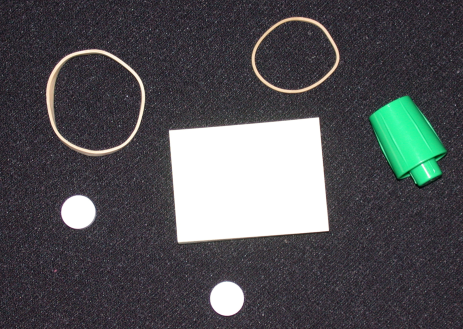
%> input picture 作业3/asset/image/rubberband_cap.png, 463 x 329 px
$ octave edge_test.m   (GNU Octave 9; MATLAB toolbox functions it lacks are replaced by stand-ins)
%> lines starting %> are read from the running program, lines starting %| are printed output that depends on the picture; in (x1, y1, x2, y2) boxes, pixels count from 0 and x2, y2 are one past the last pixel; in counts of white or black regions, pixels touching at a corner belong together; the program's own positions count from 1
### 作业3/code/Robert.m
function output = Robert(input,scale,~)

[m,n]=size(input);
gx=zeros(m-1,n-1);
gy=zeros(m-1,n-1);
for i=1:m-1
    for j=1:n-1
        gx(i,j)=input(i+1,j+1)-input(i,j);
        gy(i,j)=input(i+1,j)-input(i,j+1);
    end
end
g=gx.^2+gy.^2;
thresh=scale*mean(g(:),'double');
output=g>thresh;
end

### 作业3/code/Prewitt.m
function output = Prewitt(input,scale,~)

[m,n]=size(input);
gx=zeros(m-2,n-2);
gy=zeros(m-2,n-2);
for i=1:m-2
    for j=1:n-2
        gx(i,j)=input(i+2,j)+input(i+2,j+1)+input(i+2,j+2)-input(i,j)-input(i,j+1)-input(i,j+1);
        gy(i,j)=input(i,j+2)+input(i+1,j+2)+input(i+2,j+2)-input(i,j)-input(i+1,j)-input(i+2,j);
    end
end
g=gx.^2+gy.^2;
thresh=scale*mean(g(:),'double');
output=g>thresh;
end

### 作业3/code/Sobel.m
function output = Sobel(input,scale,~)
[m,n]=size(input);
gx=zeros(m-2,n-2);
gy=zeros(m-2,n-2);
for i=1:m-2
    for j=1:n-2
        gx(i,j)=input(i+2,j)+2*input(i+2,j+1)+input(i+2,j+2)-input(i,j)-2*input(i,j+1)-input(i,j+1);
        gy(i,j)=input(i,j+2)+2*input(i+1,j+2)+input(i+2,j+2)-input(i,j)-2*input(i+1,j)-input(i+2,j);
    end
end
g=gx.^2+gy.^2;
thresh=scale*mean(g(:),'double');
output=g>thresh;
end

### 作业3/code/Marr.m
function output = Marr(input,scale,sigma)
[m,n] = size(input);
output = false(m,n);
%生成LoG滤波器
LoG = fspecial('log',ceil(sigma*3) * 2 + 1,sigma);
LoG = LoG - mean(LoG(:));
%卷积
g = imfilter(input,LoG,'replicate');
%设置阈值
thresh = scale * mean(abs(g(:)));
%寻找零交叉点
for i=2:m-1
    for j=2:n-1
        if(g(i,j)*g(i+1,j+1)<0 && abs(g(i,j)-g(i+1,j+1))>thresh)
            output(i,j)=1;
        end
        if(g(i,j)*g(i+1,j)<0 && abs(g(i,j)-g(i+1,j))>thresh)
            output(i,j)=1;
        end
        if(g(i,j)*g(i,j+1)<0 && abs(g(i,j)-g(i,j+1))>thresh)
            output(i,j)=1;
        end
    end
end

end

### 作业3/code/Canny.m
function [output] = Canny(input,low,sigma)
%对图像进行高斯模糊
N = ceil(sigma*3) * 2 + 1;
gauss=Gauss(sigma,N,N);
img= imfilter(input, gauss, 'replicate');
%使用Sobel算子卷积，近似求图像梯度
[m,n]=size(img);
gx=zeros(m-2,n-2);
gy=zeros(m-2,n-2);
for i=1:m-2
    for j=1:n-2
        gx(i,j)=img(i+2,j)+2*img(i+2,j+1)+img(i+2,j+2)-img(i,j)-2*img(i,j+1)-img(i,j+1);
        gy(i,j)=img(i,j+2)+2*img(i+1,j+2)+img(i+2,j+2)-img(i,j)-2*img(i+1,j)-img(i+2,j);
    end
end
%梯度大小与方向
M = sqrt(gx.*gx+gy.*gy);
a = atan2d(gy,gx);
dir=zeros(m-2,n-2);
dir((-22.5<=a&a<22.5)|(abs(a)>=157.5))=1;%水平边缘，垂直梯度
dir((-157.5<a&a<=-112.5)|(22.5<=a&a<67.5))=2;%-45度边缘
dir((-112.5<a&a<=-67.5)|(67.5<=a&a<112.5))=3;%垂直边缘，水平梯度
dir((-67.5<a&a<-22.5)|(112.5<=a&a<157.5))=4;%+45度边缘

[m,n] = size(M);
%非最大抑制
gn = zeros(m,n);
for i=2:1:m-1
    for j=2:1:n-1
        switch dir(i,j)
            case 1
                m1=M(i-1,j);
                m2=M(i+1,j);
            case 2
                m1=M(i-1,j-1);
                m2=M(i+1,j+1);
            case 3
                m1=M(i,j-1);
                m2=M(i,j+1);
            case 4
                m1=M(i-1,j+1);
                m2=M(i+1,j-1);
        end
        if(m1<M(i,j)&&m2<M(i,j))
            gn(i,j)=M(i,j);
        end
    end
end
%滞后阈值
low = low*mean(gn(:),'double');
%阈值比例固定为1:2.5
high = low * 2.5;
gnh=(gn>=high);
gnl=(gn>=low);
gnl = gnl-gnh;

output = gnh;
%连通性分析
for i=2:1:m-1
    for j=2:1:n-1
        if gnl(i,j)>0
            if(gnh(i-1,j-1)||gnh(i-1,j)||gnh(i-1,j+1)||gnh(i,j-1)||gnh(i,j+1)||gnh(i+1,j-1)||gnh(i+1,j)||gnh(i+1,j+1))
                output(i,j)=1;
            end
        end
    end
end

end

### 作业3/code/my_edgelinking.m
function output = my_edgelinking(input, row, col)
pos = [row,col];
%边缘每个点至多经过两次
img = 2 * input;
%对邻域的标号，顺时针遍历
% [ 2 ][ 3 ][ 4 ]
% [ 1 ][ X ][ 5 ]
% [ 8 ][ 7 ][ 6 ]
neighborhood = [ 0 -1; -1 -1; -1 0; -1 1; 0 1; 1 1; 1 0; 1 -1 ];
exitdir = [ 7 7 1 1 3 3 5 5 ];
%找到出发点，设置初次进入方向
for i=1:8
    tmp = pos + neighborhood(i,:);
    if img(tmp(1),tmp(2))
        initpos = tmp;
        initdir = exitdir(i);
        output = initpos;
        break;
    end
end
tmpdir = initdir;
%开始遍历追踪边缘
%第二次同方向回到出发点 或 邻域内无可经过边缘点 时终止
flag = true;
while flag
    flag = false;
    for i=1:8
        dir = mod(tmpdir+i-1,8);
        if dir == 0
            dir = 8;
        end
        %当前遍历到的点
        pos = tmp + neighborhood(dir);
        if img(pos(1),pos(2))>0
            %找到边缘点,可经过次数减一
            img(pos(1),pos(2))=img(pos(1),pos(2))-1;
            tmp = pos;
            %确定进入方向
            tmpdir = exitdir(dir);
            output = [output;tmp];
            flag = true;
            if all(tmp==initpos)&&(tmpdir==initdir)
                %同方向进入出发点，结束
                flag = false;
            end
            break;
        end
    end
end

end

### 作业3/code/my_edge.m
function output = my_edge(input,method,scale,sigma)
switch method
    case 1
        output = Robert(input,scale,sigma);
    case 2
        output = Prewitt(input,scale,sigma);
    case 3
        output = Sobel(input,scale,sigma);
    case 4
        output = Marr(input,scale,sigma);
    case 5
        output = Canny(input,scale,sigma);
end
end

### 作业3/code/Gauss.m
function H = Gauss(D0,P,Q)
%高斯滤波器
%D0为截止频率 P,Q为滤波器大小
u=-P/2:(P/2-1);
v=-Q/2:(Q/2-1);
[U,V]=meshgrid(u,v);
D=(U.^2+V.^2)/(2*D0*D0);
H=exp(-D);
H=H/sum(sum(H));
end

### 作业3/code/edge_test.m
clc; clear all;
% 读取测试图片
imgTest = im2double(imread('../asset/image/rubberband_cap.png'));
%imgTest = im2double(imread('../asset/image/noise.jpg'));
%imgTest = im2double(imread('../asset/image/ayu.jpg'));
%转为灰度图像
imgTestGray = rgb2gray(imgTest);

%调用边缘检测函数
%库函数
img_edge = edge(imgTestGray);
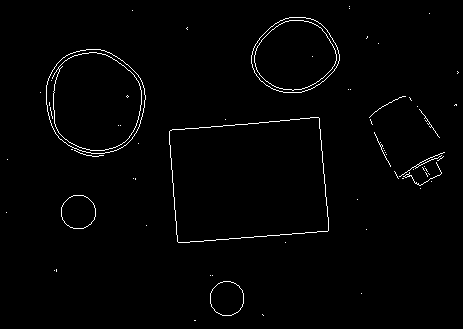
%> img_edge: size 329x463 logical; 1.4% white in thin lines or dots
%Robert算子
scale=5;
sigma = 0;
img_robert = my_edge(imgTestGray,1,scale,sigma);
%> in Robert, `thresh=scale*mean(g(:),'double');`: thresh = 0.0668
%> in Robert, `output=g>thresh;`: output: size 328x462 logical; 2.6% white in thin lines or dots
%Prewitt算子
scale=5;
sigma = 0;
img_prewitt = my_edge(imgTestGray,2,scale,sigma);
%> in Prewitt, `thresh=scale*mean(g(:),'double');`: thresh = 0.569
%> in Prewitt, `output=g>thresh;`: output: size 327x461 logical; 3.3% white in thin lines or dots
%Sobel算子
scale=5;
sigma = 0;
img_sobel = my_edge(imgTestGray,3,scale,sigma);
%> in Sobel, `thresh=scale*mean(g(:),'double');`: thresh = 1.06
%> in Sobel, `output=g>thresh;`: output: size 327x461 logical; 3.2% white in thin lines or dots
%Marr
sigma = 3;
scale = 0.75;
img_marr = my_edge(imgTestGray,4,scale,sigma);
%> in Marr, `g = imfilter(input,LoG,'replicate');`:
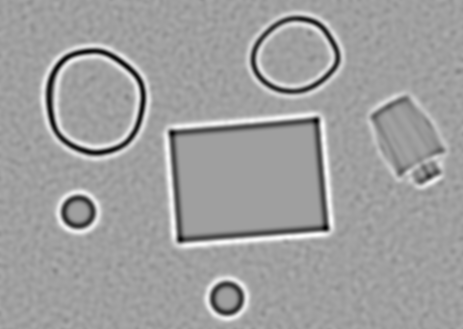
%> g: size 329x463 double; min -0.0348, max 0.0209, mean 1.51e-07; drawn with min black and max white
%> in Marr, `thresh = scale * mean(abs(g(:)));`: thresh = 0.00179
%> after the loop in Marr, `for i=2:m-1`: output: size 329x463 logical; 1.9% white in thin lines or dots, all inside (x1, y1, x2, y2) = (24, 12, 462, 324)
%Canny
sigma =2;
scale = 4;
img_canny = my_edge(imgTestGray,5,scale,sigma);
%> after the loop in Canny, `for i=1:m-2`:
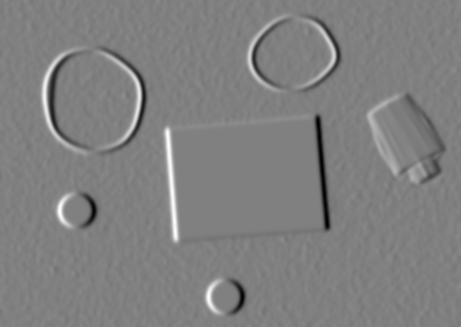
%> gy: size 327x461 double; min -1.13, max 1.12, mean 0.000268; drawn with min black and max white
%> in Canny, `a = atan2d(gy,gx);`:
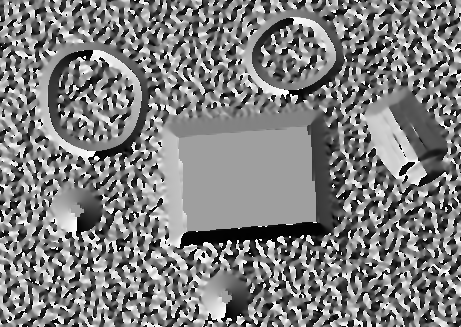
%> a: size 327x461 double; min -180, max 180, mean -0.5; drawn with min black and max white
%> in Canny, `dir((-22.5<=a&a<22.5)|(abs(a)>=157.5))=1;`: dir: size 327x461 double; values 0 (black) and 1 (white), 23.8% white; 2559 white regions (2173 under 20 px), largest, box (x1, y1, x2, y2) and area: (169, 68, 323, 138) 3578, (168, 222, 331, 260) 2291, (66, 22, 117, 70) 751
%> in Canny, `dir((-67.5<a&a<-22.5)|(112.5<=a&a<157.5))=4;`:
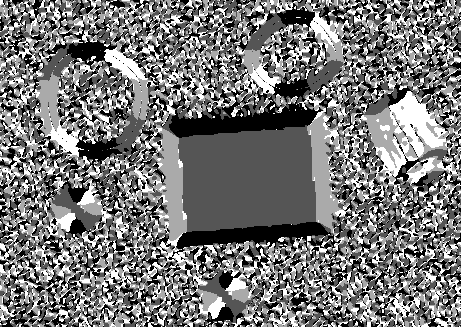
%> dir: size 327x461 double; min 1, max 4, mean 2.4; drawn with min black and max white
%> after the loop in Canny, `for i=2:1:m-1`:
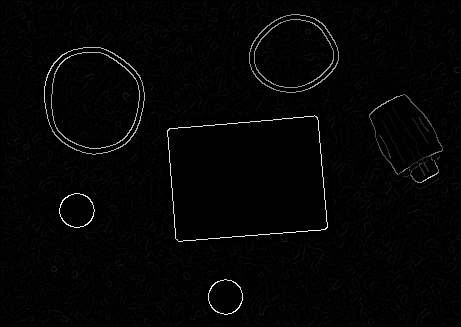
%> gn: size 327x461 double; min 0, max 1.21, mean 0.0208; drawn with min black and max white
%> after the loop in Canny, `for i=2:1:m-1`: m1 = 0.0712; m2 = 0.0407
%> in Canny, `low = low*mean(gn(:),'double');`: low = 0.083
%> in Canny, `high = low * 2.5;`: high = 0.208
%> in Canny, `gnh=(gn>=high);`: gnh: size 327x461 logical; 1.7% white in thin lines or dots, all inside (x1, y1, x2, y2) = (44, 14, 443, 315)
%> in Canny, `gnl=(gn>=low);`: gnl: size 327x461 logical; 1.9% white in thin lines or dots
%> in Canny, `gnl = gnl-gnh;`:
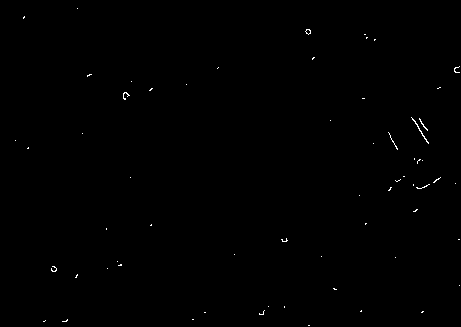
%> gnl: size 327x461 double; values 0 (black) and 1 (white), 0.23% white in thin lines or dots

figure;
imshow(img_edge);title('库边缘图像');
figure;
imshow(img_robert);title('Robert边缘图像');
figure;
imshow(img_prewitt);title('Prewitt边缘图像');
figure;
imshow(img_sobel);title('Sobel边缘图像');
figure;
imshow(img_marr);title('Marr边缘图像');
figure;
imshow(img_canny);title('Canny边缘图像');

%背景
background = im2bw(imgTest, 1);
%> background: size 329x463 logical; every value is 0

imtool(img_canny);

Bxpc1 = my_edgelinking(img_canny, 96,45);
%> after the loop in my_edgelinking, `for i=1:8`: initdir = 1; initpos = [95 45]
%> in my_edgelinking, `tmpdir = initdir;`: tmpdir = 1
%> after the loop in my_edgelinking, `while flag`: output = [95 45; 95 45; 95 45]; tmp = [95 45]; tmpdir = 7
%> Bxpc1 = [95 45; 95 45; 95 45]
Bxpc2 = my_edgelinking(img_canny, 97,52);
%> Bxpc2 = [96 52; 96 52; 96 52]
Bxpc3 = my_edgelinking(img_canny, 58,250);
%> Bxpc3 = [57 250; 57 250; 57 250]
Bxpc4 = my_edgelinking(img_canny, 58,255);
%> Bxpc4 = [57 255; 57 255; 57 255]
Bxpc5 = my_edgelinking(img_canny, 146,169);
%> Bxpc5 = [145 169; 145 169; 145 169]
Bxpc6 = my_edgelinking(img_canny, 211,60);
%> Bxpc6 = [210 60; 210 60; 210 60]
Bxpc7 = my_edgelinking(img_canny, 297,209);
%> Bxpc7 = [296 209; 296 209; 296 209]
Bxpc8 = my_edgelinking(img_canny, 134,376);
%> Bxpc8 = [133 376; 133 376; 133 376]
Bxpc9 = my_edgelinking(img_canny, 183,420);
%> after the loop in my_edgelinking (call 9), `while flag`: img: size 327x461 double; min 0, max 2, mean 0.0333
%> Bxpc9 = [183 419; 183 419]
Bxpc10 = my_edgelinking(img_canny, 164,420);
%> after the loop in my_edgelinking (call 10), `while flag`: img: size 327x461 double; min 0, max 2, mean 0.0333; mean of the top-left, top-right, bottom-left and bottom-right quarters 0.0434, 0.0534, 0.0174, 0.0191
%> Bxpc10 = [164 421; 164 421]
Bxpc11 = my_edgelinking(img_canny, 156,390);
%> Bxpc11 = [155 390; 155 390; 155 390; 154 389; 154 389]
figure; clf; imshow(background);
hold on
plot(Bxpc1(:,2), Bxpc1(:,1), 'y', 'LineWidth', 1);
plot(Bxpc2(:,2), Bxpc2(:,1), 'm', 'LineWidth', 1);
plot(Bxpc3(:,2), Bxpc3(:,1), 'c', 'LineWidth', 1);
plot(Bxpc4(:,2), Bxpc4(:,1), 'r', 'LineWidth', 1);
plot(Bxpc5(:,2), Bxpc5(:,1), 'g', 'LineWidth', 1);
plot(Bxpc6(:,2), Bxpc6(:,1), 'b', 'LineWidth', 1);
plot(Bxpc7(:,2), Bxpc7(:,1), 'w', 'LineWidth', 1);
plot(Bxpc8(:,2), Bxpc8(:,1), 'y', 'LineWidth', 1);
plot(Bxpc9(:,2), Bxpc9(:,1), 'm', 'LineWidth', 1);
plot(Bxpc10(:,2), Bxpc10(:,1), 'c', 'LineWidth', 1);
plot(Bxpc11(:,2), Bxpc11(:,1), 'r', 'LineWidth', 1);
